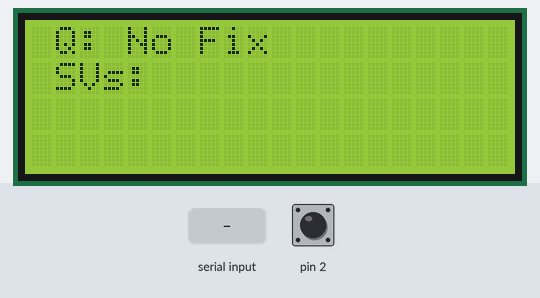
This sketch was run on a simulated Arduino Uno, built with avr-gcc and run on an emulated ATmega328P. Parts: 20×4 character LCD. The inputs (shaded band) are chosen by the test bench; at power-on: pin 2 HIGH. What the sketch prints to the serial monitor is not drawn.

Above: at 2.2 s.
2.3 s: "90,45\n" received over the second serial link
At 3.1 s:
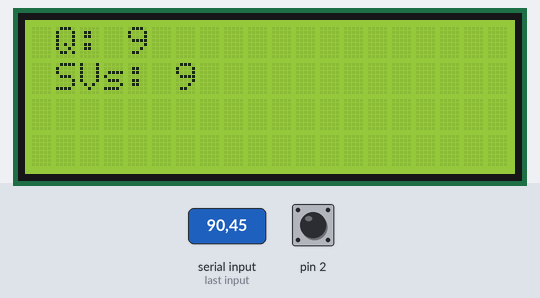
3.9 s: "5\n" received over the second serial link
At 5.0 s:
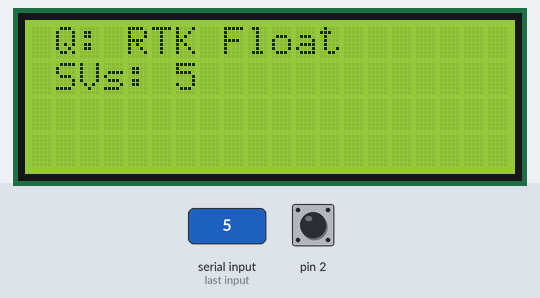
6.9 s: pin 2 pulled LOW for 0.15 s
At 7.3 s:
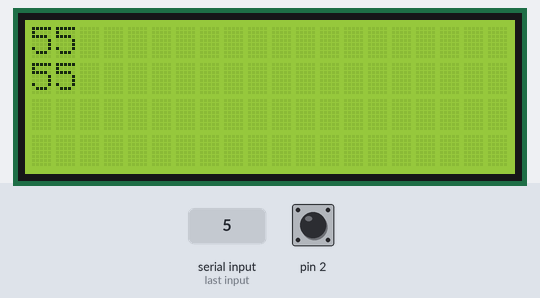
8.5 s: pin 2 pulled LOW for 1 s
At 9.2 s:
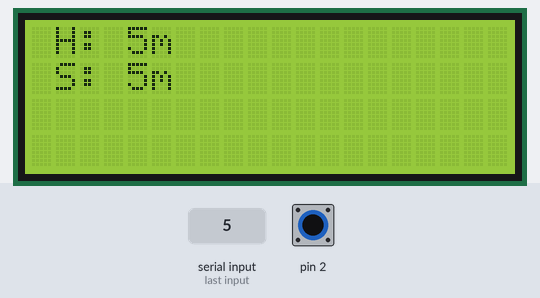
11.0 s: pin 2 pulled LOW for 3.2 s
At 12.0 s:
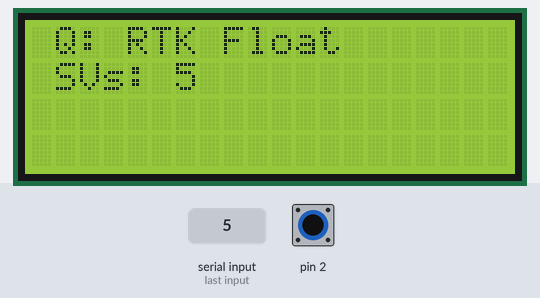
Timing chart, 0 to 14.0 s (numbered marks = the images above; inputs shaded):
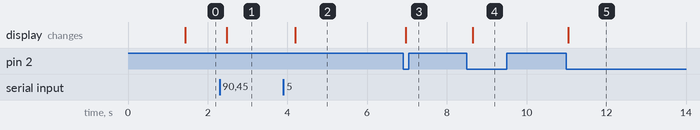

The sketch:

mosaicHAT_Arduino.ino
```cpp
#include <SoftwareSerial.h>
#include <Wire.h>
#include <LiquidCrystal_I2C.h>

SoftwareSerial mosaicSerial = SoftwareSerial(10, 11);; // RX, TX of software serial (mosaicHAT connection)
LiquidCrystal_I2C lcd(0x27,20,4);  // set the LCD address to 0x27 for a 16 chars and 2 line display

void setup() {
  pinMode(10,INPUT); //RX of software serial, input mode
  pinMode(11,OUTPUT); //TX of software serial, output mode
  mosaicSerial.begin(9600);// Software Serial connects to mosaicHAT
  Serial.begin(9600);  // default Serial connects to a computer via USB
  pinMode(2, INPUT_PULLUP);
  lcd.begin();
   lcd.backlight();
  lcd.setCursor(1,0);
  lcd.print("  mosaicHAT");
  lcd.setCursor(1,1);
  lcd.print("  &Arduino");
  delay(1000); // wait a second to show the intro
}

String nmea_string,sreadString;
String Latitude,Longitude,Latitude_direction,Longitude_direction,Quality_indicator,SVs_Number,Height,Geoid_separation,Quality_indicator_string; //nmea message elements
String quality_string_array [6]={"No Fix","GNSS fix","DGPS","","RTK","RTK Float"}; //string meanings of quality indicator values
bool nmea_flag=false,button_flag=false,push_button=true;
int separator_indices[14];
int page=0,disp_counter=0;

void loop() {

  push_button = digitalRead(2);
  push_button=!push_button; //convert from active LOW to active HIGH (true = clicked)

  //
  if(push_button == true &&button_flag==false){
      page++;
      if(page>=3)page=0;
      button_flag=true;
  }else if(push_button==false){
      button_flag=false;
  }

  while (mosaicSerial.available()) {
    char c;
    delay(2) ; //delay to allow buffer to fill
    if (mosaicSerial.available() >0) {
         c = mosaicSerial.read();  //gets one byte from serial buffer
        sreadString += c; //makes the string sreadString
    }
  }
  if(sreadString!="" ){
    Serial.println(sreadString);
    nmea_flag=true;
    nmea_string=sreadString;
  }
  sreadString="";

  if(nmea_flag){
    int c=0;
    for(int i=0;i<nmea_string.length();i++){
      if(nmea_string[i]==','){
        separator_indices[c]=i;
        c++;
      }
    }

    //parse nmea message into its important elements
    Quality_indicator= nmea_string.substring(separator_indices[5]+1,separator_indices[6]);
    SVs_Number= nmea_string.substring(separator_indices[6]+1,separator_indices[7]);
    Height=nmea_string.substring(separator_indices[8]+1,separator_indices[9]);
    Geoid_separation=nmea_string.substring(separator_indices[10]+1,separator_indices[11]);
    Latitude= nmea_string.substring(separator_indices[1]+1,separator_indices[2]);
    Longitude=nmea_string.substring(separator_indices[3]+1,separator_indices[4]);
    Latitude_direction= nmea_string.substring(separator_indices[2]+1,separator_indices[3]);
    Longitude_direction=nmea_string.substring(separator_indices[4]+1,separator_indices[5]);

    nmea_flag=false;
  }

  disp_counter++;

  if(disp_counter>=10000){ // reducing update rate to avoid screen flickering
        lcd.clear();
    if(page==0){ // first page: Quality and SVs umber
      lcd.setCursor(1,0);
      Quality_indicator_string = quality_string_array[Quality_indicator.toInt()];
      lcd.print("Q: "+Quality_indicator_string);
      lcd.setCursor(1,1);
      lcd.print("SVs: "+SVs_Number);
    }else if(page==1){ // second page: Latitude and Longitude
      lcd.setCursor(0,0);
      lcd.print(Latitude+Latitude_direction);
      lcd.setCursor(0,1);
      lcd.print(Longitude+Longitude_direction);
    }else if(page==2){ // third page: Height and Geoidal Separation
      lcd.setCursor(1,0);
      lcd.print("H: "+Height+"m");
      lcd.setCursor(1,1);
      lcd.print("S: "+Geoid_separation+"m");
    }

    disp_counter=0;
  }
}
```

Measured:
- after the input at 2.3 s, the display: changes after 0.17 s (image 1)
- after the input at 3.9 s, the display: changes after 0.29 s (image 2)
- after the input at 6.9 s, the display: changes after 0.06 s (image 3)
- after the input at 8.5 s, the display: changes after 0.15 s (image 4)
- after the input at 11.0 s, the display: changes at once (image 5)
